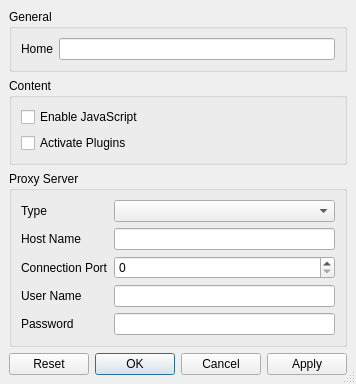
<?xml version="1.0" encoding="UTF-8"?>
<ui version="4.0">
 <class>SettingsDialog</class>
 <widget class="QDialog" name="SettingsDialog">
  <property name="geometry">
   <rect>
    <x>0</x>
    <y>0</y>
    <width>354</width>
    <height>342</height>
   </rect>
  </property>
  <property name="windowTitle">
   <string>Settings</string>
  </property>
  <property name="sizeGripEnabled">
   <bool>true</bool>
  </property>
  <layout class="QVBoxLayout" name="verticalLayout_3">
   <property name="spacing">
    <number>0</number>
   </property>
   <property name="margin">
    <number>0</number>
   </property>
   <item>
    <widget class="QWidget" name="widget" native="true">
     <layout class="QVBoxLayout" name="verticalLayout">
      <item>
       <widget class="QGroupBox" name="groupBox">
        <property name="title">
         <string>General</string>
        </property>
        <layout class="QFormLayout" name="formLayout_2">
         <item row="0" column="0">
          <widget class="QLabel" name="label_6">
           <property name="text">
            <string>Home</string>
           </property>
          </widget>
         </item>
         <item row="0" column="1">
          <widget class="QLineEdit" name="homeLineEdit"/>
         </item>
        </layout>
       </widget>
      </item>
      <item>
       <widget class="QGroupBox" name="contentGroupBox">
        <property name="title">
         <string>Content</string>
        </property>
        <layout class="QFormLayout" name="formLayout_3">
         <item row="0" column="0">
          <widget class="QCheckBox" name="jsCheckBox">
           <property name="text">
            <string>Enable JavaScript</string>
           </property>
          </widget>
         </item>
         <item row="1" column="0">
          <widget class="QCheckBox" name="pluginsCheckBox">
           <property name="text">
            <string>Activate Plugins</string>
           </property>
          </widget>
         </item>
        </layout>
       </widget>
      </item>
      <item>
       <widget class="QGroupBox" name="proxyGroupBox">
        <property name="title">
         <string>Proxy Server</string>
        </property>
        <property name="checkable">
         <bool>false</bool>
        </property>
        <layout class="QFormLayout" name="formLayout">
         <property name="fieldGrowthPolicy">
          <enum>QFormLayout::AllNonFixedFieldsGrow</enum>
         </property>
         <item row="0" column="0">
          <widget class="QLabel" name="label">
           <property name="text">
            <string>Type</string>
           </property>
          </widget>
         </item>
         <item row="0" column="1">
          <widget class="QComboBox" name="proxyTypeComboBox"/>
         </item>
         <item row="1" column="0">
          <widget class="QLabel" name="label_2">
           <property name="text">
            <string>Host Name</string>
           </property>
          </widget>
         </item>
         <item row="1" column="1">
          <widget class="QLineEdit" name="proxyHostLineEdit"/>
         </item>
         <item row="2" column="0">
          <widget class="QLabel" name="label_3">
           <property name="text">
            <string>Connection Port</string>
           </property>
          </widget>
         </item>
         <item row="2" column="1">
          <widget class="QSpinBox" name="proxyPortSpinBox">
           <property name="maximum">
            <number>65535</number>
           </property>
          </widget>
         </item>
         <item row="3" column="0">
          <widget class="QLabel" name="label_4">
           <property name="text">
            <string>User Name</string>
           </property>
          </widget>
         </item>
         <item row="3" column="1">
          <widget class="QLineEdit" name="proxyUserLineEdit"/>
         </item>
         <item row="4" column="0">
          <widget class="QLabel" name="label_5">
           <property name="text">
            <string>Password</string>
           </property>
          </widget>
         </item>
         <item row="4" column="1">
          <widget class="QLineEdit" name="proxyPasswordLineEdit">
           <property name="echoMode">
            <enum>QLineEdit::Password</enum>
           </property>
          </widget>
         </item>
        </layout>
       </widget>
      </item>
      <item>
       <widget class="QDialogButtonBox" name="buttonBox">
        <property name="orientation">
         <enum>Qt::Horizontal</enum>
        </property>
        <property name="standardButtons">
         <set>QDialogButtonBox::Apply|QDialogButtonBox::Cancel|QDialogButtonBox::Ok|QDialogButtonBox::Reset</set>
        </property>
        <property name="centerButtons">
         <bool>false</bool>
        </property>
       </widget>
      </item>
     </layout>
    </widget>
   </item>
  </layout>
 </widget>
 <resources/>
 <connections>
  <connection>
   <sender>buttonBox</sender>
   <signal>accepted()</signal>
   <receiver>SettingsDialog</receiver>
   <slot>accept()</slot>
   <hints>
    <hint type="sourcelabel">
     <x>248</x>
     <y>254</y>
    </hint>
    <hint type="destinationlabel">
     <x>157</x>
     <y>274</y>
    </hint>
   </hints>
  </connection>
  <connection>
   <sender>buttonBox</sender>
   <signal>rejected()</signal>
   <receiver>SettingsDialog</receiver>
   <slot>reject()</slot>
   <hints>
    <hint type="sourcelabel">
     <x>316</x>
     <y>260</y>
    </hint>
    <hint type="destinationlabel">
     <x>286</x>
     <y>274</y>
    </hint>
   </hints>
  </connection>
 </connections>
</ui>
